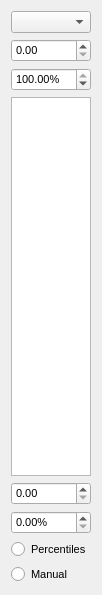
<?xml version="1.0" encoding="UTF-8"?>
<ui version="4.0">
 <class>colorbarWidget</class>
 <widget class="QWidget" name="colorbarWidget">
  <property name="geometry">
   <rect>
    <x>0</x>
    <y>0</y>
    <width>102</width>
    <height>595</height>
   </rect>
  </property>
  <property name="sizePolicy">
   <sizepolicy hsizetype="Expanding" vsizetype="Expanding">
    <horstretch>0</horstretch>
    <verstretch>0</verstretch>
   </sizepolicy>
  </property>
  <property name="maximumSize">
   <size>
    <width>102</width>
    <height>16777215</height>
   </size>
  </property>
  <property name="font">
   <font>
    <pointsize>8</pointsize>
   </font>
  </property>
  <property name="windowTitle">
   <string>Form</string>
  </property>
  <layout class="QVBoxLayout" name="verticalLayout">
   <item>
    <layout class="QVBoxLayout" name="VLayout">
     <property name="bottomMargin">
      <number>0</number>
     </property>
     <item>
      <widget class="QComboBox" name="color_choice"/>
     </item>
     <item>
      <widget class="ScienDSpinBox" name="max_manual"/>
     </item>
     <item>
      <widget class="ScienDSpinBox" name="max_percentile">
       <property name="suffix">
        <string>%</string>
       </property>
       <property name="maximum">
        <double>100.000000000000000</double>
       </property>
       <property name="value">
        <double>100.000000000000000</double>
       </property>
      </widget>
     </item>
     <item>
      <widget class="PlotWidget" name="colorbar">
       <property name="maximumSize">
        <size>
         <width>100</width>
         <height>16777215</height>
        </size>
       </property>
      </widget>
     </item>
     <item>
      <widget class="ScienDSpinBox" name="min_manual"/>
     </item>
     <item>
      <widget class="ScienDSpinBox" name="min_percentile">
       <property name="suffix">
        <string>%</string>
       </property>
       <property name="maximum">
        <double>100.000000000000000</double>
       </property>
      </widget>
     </item>
     <item>
      <widget class="QRadioButton" name="percentile">
       <property name="sizePolicy">
        <sizepolicy hsizetype="Expanding" vsizetype="Fixed">
         <horstretch>0</horstretch>
         <verstretch>0</verstretch>
        </sizepolicy>
       </property>
       <property name="font">
        <font>
         <pointsize>8</pointsize>
        </font>
       </property>
       <property name="text">
        <string>Percentiles</string>
       </property>
      </widget>
     </item>
     <item>
      <widget class="QRadioButton" name="manual">
       <property name="sizePolicy">
        <sizepolicy hsizetype="Expanding" vsizetype="Fixed">
         <horstretch>0</horstretch>
         <verstretch>0</verstretch>
        </sizepolicy>
       </property>
       <property name="font">
        <font>
         <pointsize>8</pointsize>
        </font>
       </property>
       <property name="text">
        <string>Manual</string>
       </property>
      </widget>
     </item>
    </layout>
   </item>
  </layout>
 </widget>
 <customwidgets>
  <customwidget>
   <class>ScienDSpinBox</class>
   <extends>QDoubleSpinBox</extends>
   <header>qtwidgets.scientific_spinbox.h</header>
  </customwidget>
  <customwidget>
   <class>PlotWidget</class>
   <extends>QGraphicsView</extends>
   <header location="global">pyqtgraph</header>
  </customwidget>
 </customwidgets>
 <resources/>
 <connections/>
</ui>
